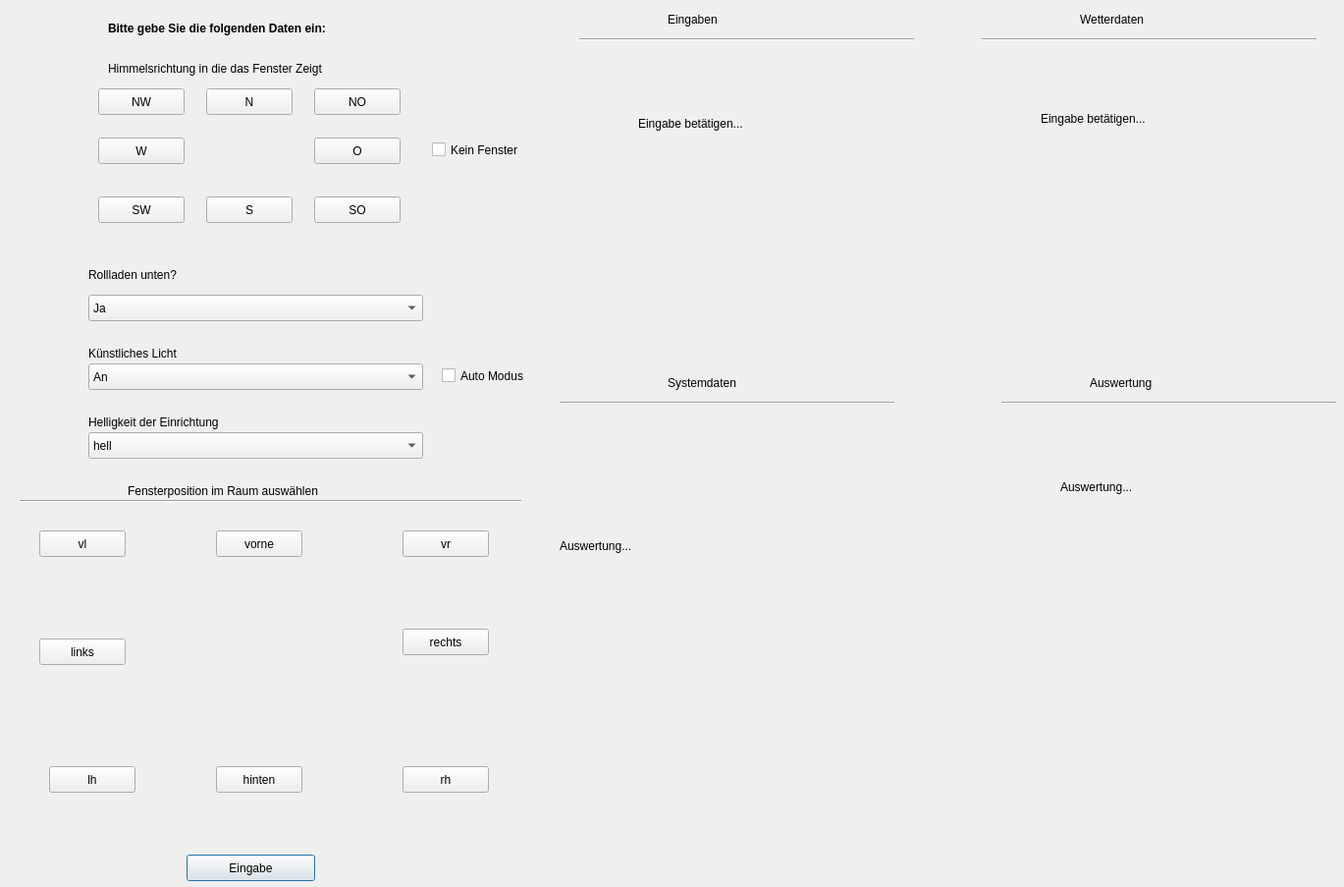
<?xml version="1.0" encoding="UTF-8"?>
<ui version="4.0">
 <class>Dialog</class>
 <widget class="QDialog" name="Dialog">
  <property name="enabled">
   <bool>true</bool>
  </property>
  <property name="geometry">
   <rect>
    <x>0</x>
    <y>0</y>
    <width>1369</width>
    <height>903</height>
   </rect>
  </property>
  <property name="windowTitle">
   <string>Dialog</string>
  </property>
  <widget class="QComboBox" name="comboBox">
   <property name="geometry">
    <rect>
     <x>90</x>
     <y>300</y>
     <width>341</width>
     <height>27</height>
    </rect>
   </property>
   <item>
    <property name="text">
     <string>Ja</string>
    </property>
   </item>
   <item>
    <property name="text">
     <string>Nein</string>
    </property>
   </item>
  </widget>
  <widget class="QComboBox" name="comboBox_2">
   <property name="geometry">
    <rect>
     <x>90</x>
     <y>370</y>
     <width>341</width>
     <height>27</height>
    </rect>
   </property>
   <item>
    <property name="text">
     <string>An</string>
    </property>
   </item>
   <item>
    <property name="text">
     <string>Aus</string>
    </property>
   </item>
  </widget>
  <widget class="Line" name="line">
   <property name="geometry">
    <rect>
     <x>20</x>
     <y>500</y>
     <width>511</width>
     <height>20</height>
    </rect>
   </property>
   <property name="orientation">
    <enum>Qt::Horizontal</enum>
   </property>
  </widget>
  <widget class="QPushButton" name="pushButton_eingabe">
   <property name="geometry">
    <rect>
     <x>190</x>
     <y>870</y>
     <width>131</width>
     <height>27</height>
    </rect>
   </property>
   <property name="text">
    <string>Eingabe</string>
   </property>
  </widget>
  <widget class="QLabel" name="label">
   <property name="geometry">
    <rect>
     <x>90</x>
     <y>270</y>
     <width>151</width>
     <height>19</height>
    </rect>
   </property>
   <property name="text">
    <string>Rollladen unten?</string>
   </property>
  </widget>
  <widget class="QLabel" name="label_2">
   <property name="geometry">
    <rect>
     <x>90</x>
     <y>350</y>
     <width>151</width>
     <height>19</height>
    </rect>
   </property>
   <property name="text">
    <string>Künstliches Licht</string>
   </property>
  </widget>
  <widget class="QLabel" name="label_3">
   <property name="geometry">
    <rect>
     <x>110</x>
     <y>20</y>
     <width>331</width>
     <height>19</height>
    </rect>
   </property>
   <property name="text">
    <string>&lt;html&gt;&lt;head/&gt;&lt;body&gt;&lt;p&gt;&lt;span style=&quot; font-weight:600;&quot;&gt;Bitte gebe Sie die folgenden Daten ein:&lt;/span&gt;&lt;/p&gt;&lt;/body&gt;&lt;/html&gt;</string>
   </property>
  </widget>
  <widget class="QLabel" name="label_4">
   <property name="geometry">
    <rect>
     <x>110</x>
     <y>60</y>
     <width>321</width>
     <height>19</height>
    </rect>
   </property>
   <property name="text">
    <string>Himmelsrichtung in die das Fenster Zeigt</string>
   </property>
  </widget>
  <widget class="QLabel" name="label_5">
   <property name="geometry">
    <rect>
     <x>130</x>
     <y>490</y>
     <width>261</width>
     <height>19</height>
    </rect>
   </property>
   <property name="text">
    <string>Fensterposition im Raum auswählen</string>
   </property>
  </widget>
  <widget class="QLabel" name="Bild">
   <property name="geometry">
    <rect>
     <x>10</x>
     <y>520</y>
     <width>521</width>
     <height>341</height>
    </rect>
   </property>
   <property name="sizePolicy">
    <sizepolicy hsizetype="Expanding" vsizetype="Expanding">
     <horstretch>0</horstretch>
     <verstretch>0</verstretch>
    </sizepolicy>
   </property>
   <property name="minimumSize">
    <size>
     <width>0</width>
     <height>0</height>
    </size>
   </property>
   <property name="maximumSize">
    <size>
     <width>1677</width>
     <height>471</height>
    </size>
   </property>
   <property name="text">
    <string/>
   </property>
   <property name="pixmap">
    <pixmap>arbeitsplatz.png</pixmap>
   </property>
   <property name="scaledContents">
    <bool>true</bool>
   </property>
  </widget>
  <widget class="QComboBox" name="comboBox_3">
   <property name="geometry">
    <rect>
     <x>90</x>
     <y>440</y>
     <width>341</width>
     <height>27</height>
    </rect>
   </property>
   <item>
    <property name="text">
     <string>hell</string>
    </property>
   </item>
   <item>
    <property name="text">
     <string>mittel</string>
    </property>
   </item>
   <item>
    <property name="text">
     <string>dunkel</string>
    </property>
   </item>
  </widget>
  <widget class="QLabel" name="label_6">
   <property name="geometry">
    <rect>
     <x>90</x>
     <y>420</y>
     <width>191</width>
     <height>19</height>
    </rect>
   </property>
   <property name="text">
    <string>Helligkeit der Einrichtung</string>
   </property>
  </widget>
  <widget class="QLabel" name="Ausgabe">
   <property name="geometry">
    <rect>
     <x>650</x>
     <y>50</y>
     <width>201</width>
     <height>151</height>
    </rect>
   </property>
   <property name="frameShape">
    <enum>QFrame::NoFrame</enum>
   </property>
   <property name="text">
    <string>Eingabe betätigen...</string>
   </property>
   <property name="textFormat">
    <enum>Qt::PlainText</enum>
   </property>
  </widget>
  <widget class="QLabel" name="label_7">
   <property name="geometry">
    <rect>
     <x>680</x>
     <y>10</y>
     <width>121</width>
     <height>19</height>
    </rect>
   </property>
   <property name="text">
    <string>Eingaben</string>
   </property>
  </widget>
  <widget class="Line" name="line_2">
   <property name="geometry">
    <rect>
     <x>590</x>
     <y>30</y>
     <width>341</width>
     <height>20</height>
    </rect>
   </property>
   <property name="orientation">
    <enum>Qt::Horizontal</enum>
   </property>
  </widget>
  <widget class="QLabel" name="LuxWert">
   <property name="geometry">
    <rect>
     <x>1080</x>
     <y>420</y>
     <width>241</width>
     <height>151</height>
    </rect>
   </property>
   <property name="frameShape">
    <enum>QFrame::NoFrame</enum>
   </property>
   <property name="text">
    <string>Auswertung...</string>
   </property>
   <property name="textFormat">
    <enum>Qt::PlainText</enum>
   </property>
  </widget>
  <widget class="QLabel" name="label_8">
   <property name="geometry">
    <rect>
     <x>1100</x>
     <y>10</y>
     <width>121</width>
     <height>19</height>
    </rect>
   </property>
   <property name="text">
    <string>Wetterdaten</string>
   </property>
  </widget>
  <widget class="Line" name="line_3">
   <property name="geometry">
    <rect>
     <x>1000</x>
     <y>30</y>
     <width>341</width>
     <height>20</height>
    </rect>
   </property>
   <property name="orientation">
    <enum>Qt::Horizontal</enum>
   </property>
  </widget>
  <widget class="QLabel" name="WetterDaten">
   <property name="geometry">
    <rect>
     <x>1060</x>
     <y>50</y>
     <width>281</width>
     <height>141</height>
    </rect>
   </property>
   <property name="frameShape">
    <enum>QFrame::NoFrame</enum>
   </property>
   <property name="text">
    <string>Eingabe betätigen...</string>
   </property>
   <property name="textFormat">
    <enum>Qt::PlainText</enum>
   </property>
  </widget>
  <widget class="QLabel" name="label_9">
   <property name="geometry">
    <rect>
     <x>1110</x>
     <y>380</y>
     <width>121</width>
     <height>19</height>
    </rect>
   </property>
   <property name="text">
    <string>Auswertung</string>
   </property>
  </widget>
  <widget class="QLabel" name="label_10">
   <property name="geometry">
    <rect>
     <x>680</x>
     <y>380</y>
     <width>121</width>
     <height>19</height>
    </rect>
   </property>
   <property name="text">
    <string>Systemdaten</string>
   </property>
  </widget>
  <widget class="Line" name="line_4">
   <property name="geometry">
    <rect>
     <x>570</x>
     <y>400</y>
     <width>341</width>
     <height>20</height>
    </rect>
   </property>
   <property name="orientation">
    <enum>Qt::Horizontal</enum>
   </property>
  </widget>
  <widget class="Line" name="line_5">
   <property name="geometry">
    <rect>
     <x>1020</x>
     <y>400</y>
     <width>341</width>
     <height>20</height>
    </rect>
   </property>
   <property name="orientation">
    <enum>Qt::Horizontal</enum>
   </property>
  </widget>
  <widget class="QLabel" name="Systemdaten">
   <property name="geometry">
    <rect>
     <x>570</x>
     <y>430</y>
     <width>411</width>
     <height>251</height>
    </rect>
   </property>
   <property name="frameShape">
    <enum>QFrame::NoFrame</enum>
   </property>
   <property name="text">
    <string>Auswertung...</string>
   </property>
   <property name="textFormat">
    <enum>Qt::PlainText</enum>
   </property>
  </widget>
  <widget class="QCheckBox" name="checkBox">
   <property name="geometry">
    <rect>
     <x>450</x>
     <y>370</y>
     <width>111</width>
     <height>25</height>
    </rect>
   </property>
   <property name="text">
    <string>Auto Modus</string>
   </property>
  </widget>
  <widget class="QPushButton" name="pushButton_N">
   <property name="geometry">
    <rect>
     <x>210</x>
     <y>90</y>
     <width>88</width>
     <height>27</height>
    </rect>
   </property>
   <property name="text">
    <string notr="true">N</string>
   </property>
   <property name="checkable">
    <bool>true</bool>
   </property>
   <attribute name="buttonGroup">
    <string notr="true">Himmelsrichtung</string>
   </attribute>
  </widget>
  <widget class="QPushButton" name="pushButton_NO">
   <property name="geometry">
    <rect>
     <x>320</x>
     <y>90</y>
     <width>88</width>
     <height>27</height>
    </rect>
   </property>
   <property name="text">
    <string>NO</string>
   </property>
   <property name="checkable">
    <bool>true</bool>
   </property>
   <attribute name="buttonGroup">
    <string notr="true">Himmelsrichtung</string>
   </attribute>
  </widget>
  <widget class="QPushButton" name="pushButton_O">
   <property name="geometry">
    <rect>
     <x>320</x>
     <y>140</y>
     <width>88</width>
     <height>27</height>
    </rect>
   </property>
   <property name="text">
    <string>O</string>
   </property>
   <property name="checkable">
    <bool>true</bool>
   </property>
   <attribute name="buttonGroup">
    <string notr="true">Himmelsrichtung</string>
   </attribute>
  </widget>
  <widget class="QPushButton" name="pushButton_S">
   <property name="geometry">
    <rect>
     <x>210</x>
     <y>200</y>
     <width>88</width>
     <height>27</height>
    </rect>
   </property>
   <property name="text">
    <string>S</string>
   </property>
   <property name="checkable">
    <bool>true</bool>
   </property>
   <attribute name="buttonGroup">
    <string notr="true">Himmelsrichtung</string>
   </attribute>
  </widget>
  <widget class="QPushButton" name="pushButton_W">
   <property name="geometry">
    <rect>
     <x>100</x>
     <y>140</y>
     <width>88</width>
     <height>27</height>
    </rect>
   </property>
   <property name="text">
    <string>W</string>
   </property>
   <property name="checkable">
    <bool>true</bool>
   </property>
   <attribute name="buttonGroup">
    <string notr="true">Himmelsrichtung</string>
   </attribute>
  </widget>
  <widget class="QPushButton" name="pushButton_SO">
   <property name="geometry">
    <rect>
     <x>320</x>
     <y>200</y>
     <width>88</width>
     <height>27</height>
    </rect>
   </property>
   <property name="text">
    <string>SO</string>
   </property>
   <property name="checkable">
    <bool>true</bool>
   </property>
   <attribute name="buttonGroup">
    <string notr="true">Himmelsrichtung</string>
   </attribute>
  </widget>
  <widget class="QPushButton" name="pushButton_SW">
   <property name="geometry">
    <rect>
     <x>100</x>
     <y>200</y>
     <width>88</width>
     <height>27</height>
    </rect>
   </property>
   <property name="text">
    <string>SW</string>
   </property>
   <property name="checkable">
    <bool>true</bool>
   </property>
   <attribute name="buttonGroup">
    <string notr="true">Himmelsrichtung</string>
   </attribute>
  </widget>
  <widget class="QPushButton" name="pushButton_NW">
   <property name="geometry">
    <rect>
     <x>100</x>
     <y>90</y>
     <width>88</width>
     <height>27</height>
    </rect>
   </property>
   <property name="text">
    <string>NW</string>
   </property>
   <property name="checkable">
    <bool>true</bool>
   </property>
   <property name="autoExclusive">
    <bool>false</bool>
   </property>
   <attribute name="buttonGroup">
    <string notr="true">Himmelsrichtung</string>
   </attribute>
  </widget>
  <widget class="QPushButton" name="pushButton_N_2">
   <property name="geometry">
    <rect>
     <x>220</x>
     <y>540</y>
     <width>88</width>
     <height>27</height>
    </rect>
   </property>
   <property name="text">
    <string notr="true">vorne</string>
   </property>
   <property name="checkable">
    <bool>true</bool>
   </property>
   <attribute name="buttonGroup">
    <string notr="true">Fenster_pos</string>
   </attribute>
  </widget>
  <widget class="QPushButton" name="pushButton_SO_2">
   <property name="geometry">
    <rect>
     <x>410</x>
     <y>780</y>
     <width>88</width>
     <height>27</height>
    </rect>
   </property>
   <property name="text">
    <string>rh</string>
   </property>
   <property name="checkable">
    <bool>true</bool>
   </property>
   <attribute name="buttonGroup">
    <string notr="true">Fenster_pos</string>
   </attribute>
  </widget>
  <widget class="QPushButton" name="pushButton_O_2">
   <property name="geometry">
    <rect>
     <x>410</x>
     <y>640</y>
     <width>88</width>
     <height>27</height>
    </rect>
   </property>
   <property name="text">
    <string>rechts</string>
   </property>
   <property name="checkable">
    <bool>true</bool>
   </property>
   <attribute name="buttonGroup">
    <string notr="true">Fenster_pos</string>
   </attribute>
  </widget>
  <widget class="QPushButton" name="pushButton_SW_2">
   <property name="geometry">
    <rect>
     <x>50</x>
     <y>780</y>
     <width>88</width>
     <height>27</height>
    </rect>
   </property>
   <property name="text">
    <string>lh</string>
   </property>
   <property name="checkable">
    <bool>true</bool>
   </property>
   <attribute name="buttonGroup">
    <string notr="true">Fenster_pos</string>
   </attribute>
  </widget>
  <widget class="QPushButton" name="pushButton_NW_2">
   <property name="geometry">
    <rect>
     <x>40</x>
     <y>540</y>
     <width>88</width>
     <height>27</height>
    </rect>
   </property>
   <property name="text">
    <string>vl</string>
   </property>
   <property name="checkable">
    <bool>true</bool>
   </property>
   <property name="autoExclusive">
    <bool>false</bool>
   </property>
   <attribute name="buttonGroup">
    <string notr="true">Fenster_pos</string>
   </attribute>
  </widget>
  <widget class="QPushButton" name="pushButton_NO_2">
   <property name="geometry">
    <rect>
     <x>410</x>
     <y>540</y>
     <width>88</width>
     <height>27</height>
    </rect>
   </property>
   <property name="text">
    <string>vr</string>
   </property>
   <property name="checkable">
    <bool>true</bool>
   </property>
   <attribute name="buttonGroup">
    <string notr="true">Fenster_pos</string>
   </attribute>
  </widget>
  <widget class="QPushButton" name="pushButton_S_2">
   <property name="geometry">
    <rect>
     <x>220</x>
     <y>780</y>
     <width>88</width>
     <height>27</height>
    </rect>
   </property>
   <property name="text">
    <string>hinten</string>
   </property>
   <property name="checkable">
    <bool>true</bool>
   </property>
  </widget>
  <widget class="QPushButton" name="pushButton_W_2">
   <property name="geometry">
    <rect>
     <x>40</x>
     <y>650</y>
     <width>88</width>
     <height>27</height>
    </rect>
   </property>
   <property name="text">
    <string>links</string>
   </property>
   <property name="checkable">
    <bool>true</bool>
   </property>
   <attribute name="buttonGroup">
    <string notr="true">Fenster_pos</string>
   </attribute>
  </widget>
  <widget class="QCheckBox" name="checkBox_2">
   <property name="geometry">
    <rect>
     <x>440</x>
     <y>140</y>
     <width>111</width>
     <height>25</height>
    </rect>
   </property>
   <property name="text">
    <string>Kein Fenster</string>
   </property>
  </widget>
 </widget>
 <resources/>
 <connections>
  <connection>
   <sender>checkBox</sender>
   <signal>toggled(bool)</signal>
   <receiver>comboBox_2</receiver>
   <slot>setDisabled(bool)</slot>
   <hints>
    <hint type="sourcelabel">
     <x>505</x>
     <y>382</y>
    </hint>
    <hint type="destinationlabel">
     <x>260</x>
     <y>383</y>
    </hint>
   </hints>
  </connection>
 </connections>
 <buttongroups>
  <buttongroup name="Himmelsrichtung"/>
  <buttongroup name="Fenster_pos"/>
 </buttongroups>
</ui>
